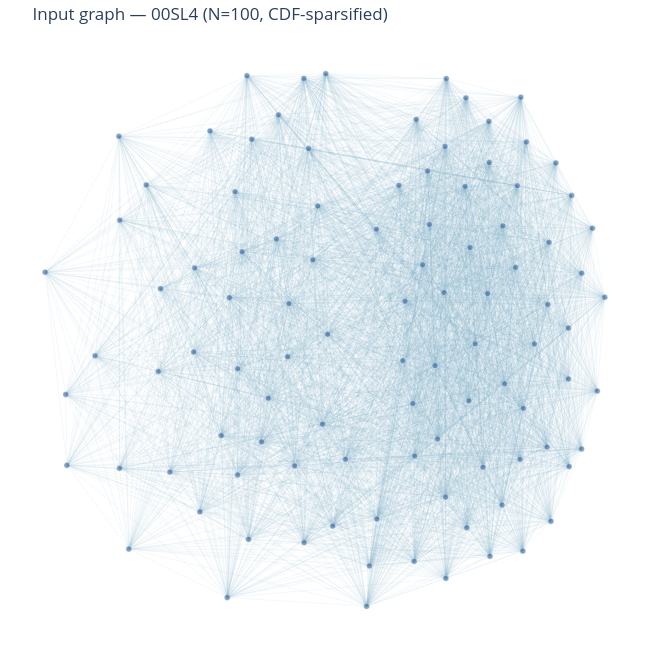

The cell this chart's notebook holds for it:
### Code cell
# ----- Panel 1: Input graph (CDF-sparsified), nodes neutral -----
fig1=make_fig(f'Input graph — {VIDEO} (N={n}, CDF-sparsified)',
              colors=['#4c78a8']*n, sizes=[6]*n)
fig1.show()
fig1.write_html(str(OUT_DIR/f'rwviz_1_input_{VIDEO}.html'))
